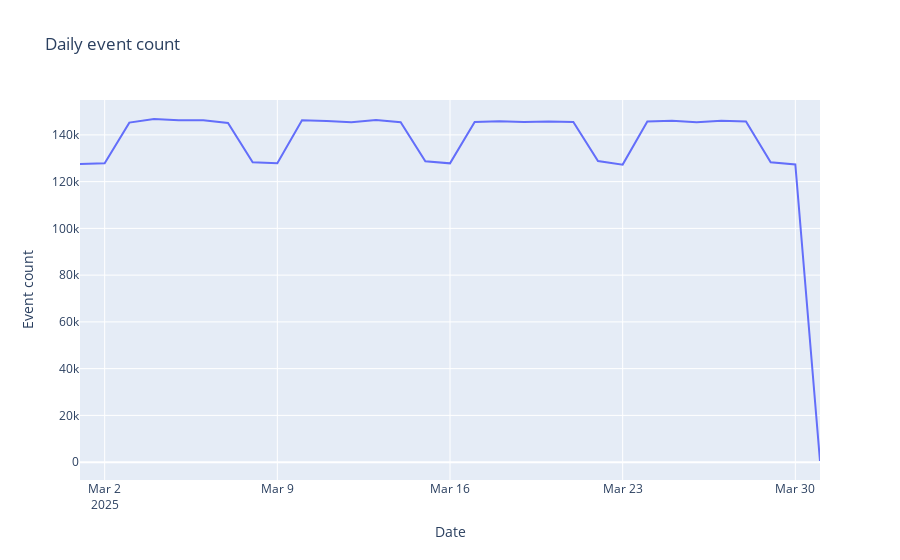

Notebook code for this chart:
### Markdown cell above
Visualize the daily record count using a time-series plot:

### Code cell
plot_fig = px.line(
    daily_event_stats,
    x='date',
    y='event_count',
    title='Daily event count',
    labels={'date': 'Date', 'event_count': 'Event count'}
)
plot_fig.show()

### Figure 1 — Plotly figure (JSON) as saved in the notebook; plotly's stock layout.template omitted (floating-point values rounded to 4 significant figures)
{"data": [{"hovertemplate": "Date=%{x}<br>Event count=%{y}<extra></extra>", "legendgroup": "", "line": {"color": "#636efa", "dash": "solid"}, "marker": {"symbol": "circle"}, "mode": "lines", "name": "", "orientation": "v", "showlegend": false, "type": "scatter", "x": ["2025-03-01", "2025-03-02", "2025-03-03", "2025-03-04", "2025-03-05", "2025-03-06", "2025-03-07", "2025-03-08", "2025-03-09", "2025-03-10", "2025-03-11", "2025-03-12", "2025-03-13", "2025-03-14", "2025-03-15", "2025-03-16", "2025-03-17", "2025-03-18", "2025-03-19", "2025-03-20", "2025-03-21", "2025-03-22", "2025-03-23", "2025-03-24", "2025-03-25", "2025-03-26", "2025-03-27", "2025-03-28", "2025-03-29", "2025-03-30", "2025-03-31"], "xaxis": "x", "y": [127568, 127908, 145246, 146797, 146221, 146275, 145072, 128267, 127853, 146215, 145983, 145434, 146345, 145423, 128675, 127827, 145494, 145840, 145557, 145734, 145507, 128795, 127280, 145764, 146082, 145411, 146017, 145752, 128251, 127327, 487], "yaxis": "y"}], "layout": {"legend": {"tracegroupgap": 0}, "title": {"text": "Daily event count"}, "xaxis": {"anchor": "y", "domain": [0, 1], "title": {"text": "Date"}}, "yaxis": {"anchor": "x", "domain": [0, 1], "title": {"text": "Event count"}}}}
